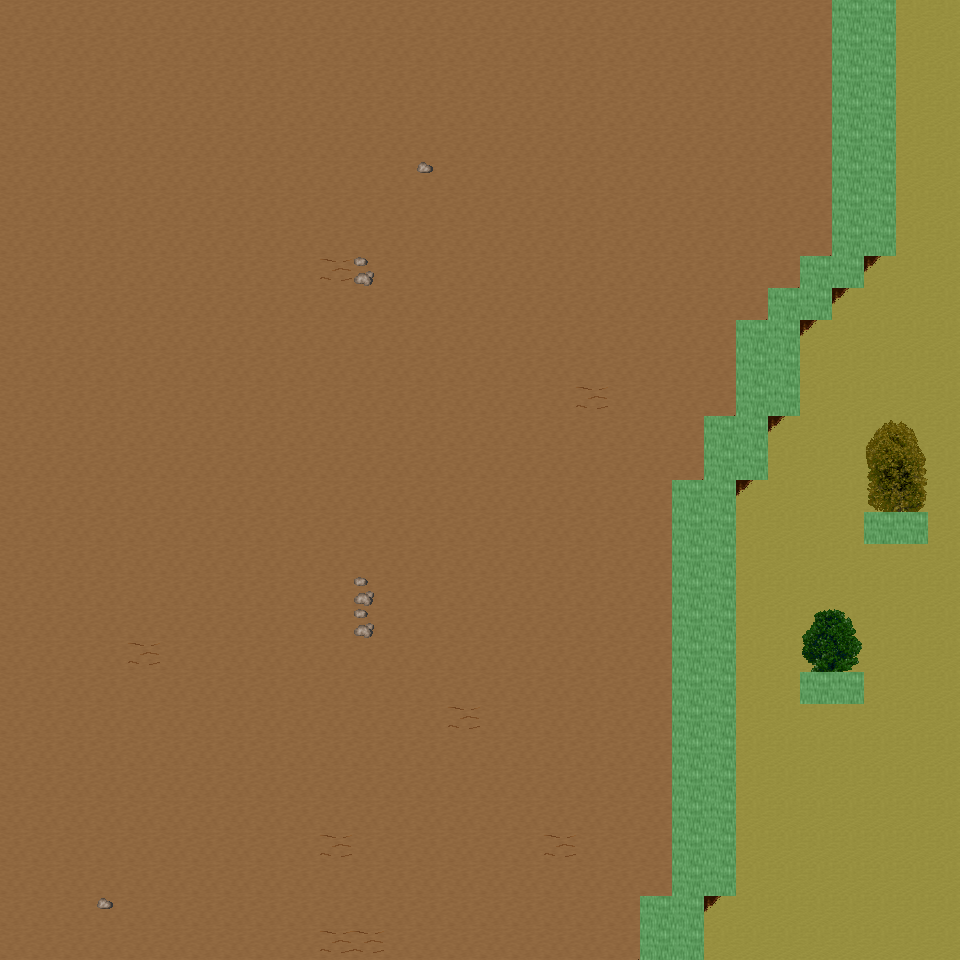

Tiled map render using the project's own tile images. Description and the map definition, with tile-layer contents summarised, below:
An orthogonal 30x30 tile map with 32x32 px tiles, 6 tile layers (Ground, Object, Object2, Above, ...), 23 tilesets and 4 objects (4x mapExit).

<map version="1.0" orientation="orthogonal" renderorder="right-down" width="30" height="30" tilewidth="32" tileheight="32" nextobjectid="5">
  <tileset firstgid="1" name="tileset_ground_ground" tilewidth="32" tileheight="32" tilecount="33" columns="3">
    <image source="../drawable/tileset_ground_ground.png" width="96" height="352" />
  </tileset>
  <tileset firstgid="34" name="tileset_ground_water_pool" tilewidth="32" tileheight="32" tilecount="72" columns="3">
    <image source="../drawable/tileset_ground_water_pool.png" width="96" height="768" />
  </tileset>
  <tileset firstgid="106" name="tileset_ground_ridge_earth_dark" tilewidth="32" tileheight="32" tilecount="96" columns="12">
    <image source="../drawable/tileset_ground_ridge_earth_dark.png" width="384" height="256" />
  </tileset>
  <tileset firstgid="202" name="tileset_ground_ridge_earth_pale" tilewidth="32" tileheight="32" tilecount="96" columns="12">
    <image source="../drawable/tileset_ground_ridge_earth_pale.png" width="384" height="256" />
  </tileset>
  <tileset firstgid="298" name="tileset_ground_grass_edges" tilewidth="32" tileheight="32" tilecount="36" columns="12">
    <image source="../drawable/tileset_ground_grass_edges.png" width="384" height="96" />
  </tileset>
  <tileset firstgid="334" name="tileset_ground_grass_corners" tilewidth="32" tileheight="32" tilecount="24" columns="6">
    <image source="../drawable/tileset_ground_grass_corners.png" width="192" height="128" />
  </tileset>
  <tileset firstgid="358" name="tileset_ground_earth_edges" tilewidth="32" tileheight="32" tilecount="18" columns="6">
    <image source="../drawable/tileset_ground_earth_edges.png" width="192" height="96" />
  </tileset>
  <tileset firstgid="376" name="tileset_ground_rock_pebbles" tilewidth="32" tileheight="32" tilecount="3" columns="1">
    <image source="../drawable/tileset_ground_rock_pebbles.png" width="32" height="96" />
  </tileset>
  <tileset firstgid="379" name="tileset_ground_ladder_steps" tilewidth="32" tileheight="32" tilecount="6" columns="3">
    <image source="../drawable/tileset_ground_ladder_steps.png" width="96" height="64" />
  </tileset>
  <tileset firstgid="385" name="tileset_plant_grasses" tilewidth="32" tileheight="32" tilecount="6" columns="3">
    <image source="../drawable/tileset_plant_grasses.png" width="96" height="64" />
  </tileset>
  <tileset firstgid="391" name="tileset_plant_flower_daisy_red" tilewidth="32" tileheight="32" tilecount="8" columns="2">
    <image source="../drawable/tileset_plant_flower_daisy_red.png" width="64" height="128" />
  </tileset>
  <tileset firstgid="399" name="tileset_plant_flower_daisy_yellow" tilewidth="32" tileheight="32" tilecount="8" columns="2">
    <image source="../drawable/tileset_plant_flower_daisy_yellow.png" width="64" height="128" />
  </tileset>
  <tileset firstgid="407" name="tileset_plant_flower_daisy_blue" tilewidth="32" tileheight="32" tilecount="8" columns="2">
    <image source="../drawable/tileset_plant_flower_daisy_blue.png" width="64" height="128" />
  </tileset>
  <tileset firstgid="415" name="tileset_item_corpse_huge_animal" tilewidth="32" tileheight="32" tilecount="16" columns="2">
    <image source="../drawable/tileset_item_corpse_huge_animal.png" width="64" height="256" />
  </tileset>
  <tileset firstgid="431" name="tileset_item_pot_dark_barrel" tilewidth="32" tileheight="32" tilecount="2" columns="1">
    <image source="../drawable/tileset_item_pot_dark_barrel.png" width="32" height="64" />
  </tileset>
  <tileset firstgid="433" name="tileset_item_statue_green_stone" tilewidth="32" tileheight="32" tilecount="12" columns="4">
    <image source="../drawable/tileset_item_statue_green_stone.png" width="128" height="96" />
  </tileset>
  <tileset firstgid="445" name="tileset_logic_creature_orc" tilewidth="32" tileheight="32" tilecount="6" columns="6">
    <image source="../drawable/tileset_logic_creature_orc.png" width="192" height="32" />
  </tileset>
  <tileset firstgid="451" name="tileset_logic_creature_animal" tilewidth="32" tileheight="32" tilecount="32" columns="8">
    <image source="../drawable/tileset_logic_creature_animal.png" width="256" height="128" />
  </tileset>
  <tileset firstgid="483" name="tileset_logic_portal" tilewidth="32" tileheight="32" tilecount="24" columns="8">
    <image source="../drawable/tileset_logic_portal.png" width="256" height="96" />
  </tileset>
  <tileset firstgid="507" name="tileset_logic_collision" tilewidth="32" tileheight="32" tilecount="1" columns="1">
    <image source="../drawable/tileset_logic_collision.png" width="32" height="32" />
  </tileset>
  <tileset firstgid="508" name="tileset_plant_tree_spruce" tilewidth="32" tileheight="32" tilecount="6" columns="2">
    <image source="../drawable/tileset_plant_tree_spruce.png" width="64" height="96" />
  </tileset>
  <tileset firstgid="514" name="tileset_plant_tree_taller_trees" tilewidth="32" tileheight="32" tilecount="32" columns="8">
    <image source="../drawable/tileset_plant_tree_taller_trees.png" width="256" height="128" />
  </tileset>
  <tileset firstgid="546" name="tileset_plant_bush_bush_mult_colored" tilewidth="32" tileheight="32" tilecount="6" columns="3">
    <image source="../drawable/tileset_plant_bush_bush_mult_colored.png" width="96" height="64" />
  </tileset>
  <layer name="Ground" width="30" height="30">
    <data>[900 cells, 900 non-empty, 2 distinct tile ids]</data>
  </layer>
  <layer name="Object" width="30" height="30">
    <data>[900 cells, 76 non-empty, 10 distinct tile ids]</data>
  </layer>
  <layer name="Object2" width="30" height="30">
    <data>[900 cells, 13 non-empty, 3 distinct tile ids]</data>
  </layer>
  <layer name="Above" width="30" height="30">
    <data>[900 cells, 10 non-empty, 10 distinct tile ids]</data>
  </layer>
  <layer name="Above2" width="30" height="30">
    <data>[900 cells, 0 non-empty, 0 distinct tile ids]</data>
  </layer>
  <layer name="Walkable" width="30" height="30">
    <data>[900 cells, 64 non-empty, 1 distinct tile ids]</data>
  </layer>
  <objectgroup name="MapEvents">
    <object id="1" name="south" type="mapExit" x="0" y="928" width="640" height="32">
      <properties>
        <property name="map" value="level_0_x69_y77" />
        <property name="x" value="0" />
        <property name="y" value="1" />
      </properties>
    </object>
    <object id="2" name="south2" type="mapExit" x="704" y="928" width="256" height="32">
      <properties>
        <property name="map" value="level_0_x69_y77" />
        <property name="x" value="22" />
        <property name="y" value="1" />
      </properties>
    </object>
    <object id="3" name="west" type="mapExit" x="0" y="0" width="32" height="960">
      <properties>
        <property name="map" value="level_0_x68_y76" />
        <property name="x" value="28" />
        <property name="y" value="0" />
      </properties>
    </object>
    <object id="4" name="east" type="mapExit" x="928" y="0" width="32" height="960">
      <properties>
        <property name="map" value="level_0_x70_y76" />
        <property name="x" value="1" />
        <property name="y" value="0" />
      </properties>
    </object>
  </objectgroup>
</map>
